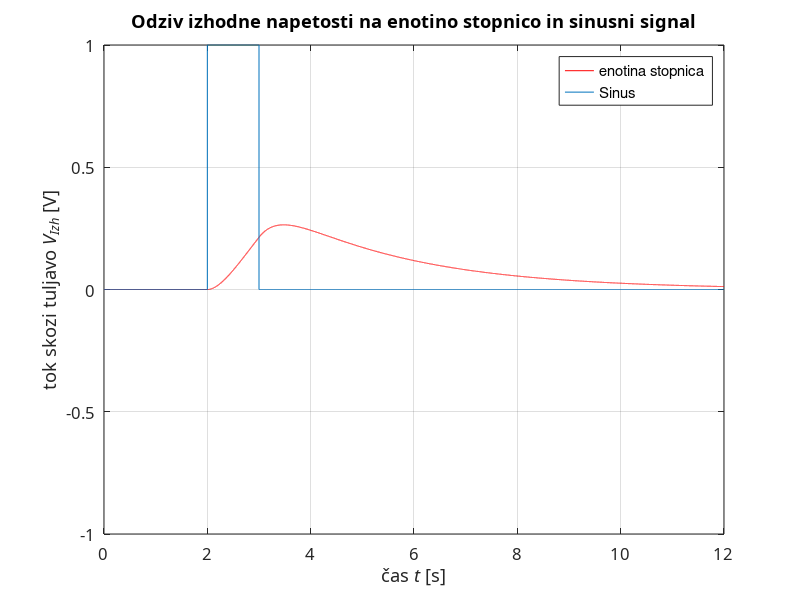

Write MATLAB code to recreate this figure.
clear all; close all;

dt=0.0005; tz=0; tk=12;


A = 1;
t1 =  tz : dt : 2; u1 = zeros(size(t1));
t2 =  2  : dt  : 3;  u2 = A * ones(size(t2));
t3 =  3  : dt  : tk;  u3 = zeros(size(t3));
t = [t1 t2 t3];
u = [u1 u2 u3];


R1 = 1; 
R2 = 1; 
C1 = 1; 
C2 = 1;

a1 = 3/R1*R2*C1*C2;
a2 = 1;
a0 = 1/(R1*R2*C1*C2)^2;
b0 = 1/(R1*R2*C1*C2)^2;

vg1 = ones(size(t)); %stopnica
vg2 = sin(t);        %sinuts

s1 = -(a1/(2*a2) + sqrt((a1/(2*a2))^2 - (a0/a2)))
s2 = -(a1/(2*a2) - sqrt((a1/(2*a2))^2 - (a0/a2)))

hv = 1/a2/(s1-s2) * (exp(s1*t) - exp(s2*t));


h =  b0*hv;

y1 = dt * conv(h, u); y2 = dt * conv(h, vg2);

t_size = size(t)
y1_size = size(y1(1:(tk/dt+3)))
y2_size = size(y2(1:(tk/dt+3)))
plot(t, y1(1:(tk/dt+3)), 'r', t, u);
axis([tz tk -1 1]);
legend("enotina stopnica", "Sinus")
set(gca, 'FontName', 'Times New Roman CE', 'FontSize', 12);
xlabel('čas {\itt} [s]');
ylabel('tok skozi tuljavo {\itV_{Izh}} [V]');
title('Odziv izhodne napetosti na enotino stopnico in sinusni signal');
grid on; 
